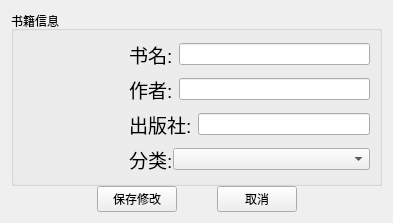
<?xml version="1.0" encoding="UTF-8"?>
<ui version="4.0">
 <class>TSetBooksDialog</class>
 <widget class="QDialog" name="TSetBooksDialog">
  <property name="geometry">
   <rect>
    <x>0</x>
    <y>0</y>
    <width>393</width>
    <height>188</height>
   </rect>
  </property>
  <property name="windowTitle">
   <string>编辑图书</string>
  </property>
  <layout class="QVBoxLayout" name="verticalLayout_2" stretch="1,5">
   <property name="spacing">
    <number>0</number>
   </property>
   <item>
    <widget class="QGroupBox" name="groupBox">
     <property name="title">
      <string>书籍信息</string>
     </property>
     <layout class="QHBoxLayout" name="horizontalLayout_11" stretch="0,2">
      <item>
       <widget class="QPushButton" name="btnIcon">
        <property name="minimumSize">
         <size>
          <width>100</width>
          <height>120</height>
         </size>
        </property>
        <property name="text">
         <string/>
        </property>
        <property name="flat">
         <bool>true</bool>
        </property>
       </widget>
      </item>
      <item>
       <layout class="QVBoxLayout" name="verticalLayout">
        <item>
         <layout class="QHBoxLayout" name="horizontalLayout_4" stretch="2">
          <item>
           <layout class="QHBoxLayout" name="horizontalLayout_3">
            <item>
             <widget class="QLabel" name="labBookName">
              <property name="font">
               <font>
                <pointsize>14</pointsize>
               </font>
              </property>
              <property name="text">
               <string>书名:</string>
              </property>
             </widget>
            </item>
            <item>
             <widget class="QLineEdit" name="lineName"/>
            </item>
           </layout>
          </item>
         </layout>
        </item>
        <item>
         <layout class="QHBoxLayout" name="horizontalLayout_6" stretch="2">
          <item>
           <layout class="QHBoxLayout" name="horizontalLayout_5">
            <item>
             <widget class="QLabel" name="labAuthor">
              <property name="font">
               <font>
                <pointsize>14</pointsize>
               </font>
              </property>
              <property name="text">
               <string>作者:</string>
              </property>
             </widget>
            </item>
            <item>
             <widget class="QLineEdit" name="lineAuthor"/>
            </item>
           </layout>
          </item>
         </layout>
        </item>
        <item>
         <layout class="QHBoxLayout" name="horizontalLayout_8" stretch="2">
          <item>
           <layout class="QHBoxLayout" name="horizontalLayout_7">
            <item>
             <widget class="QLabel" name="labPress">
              <property name="font">
               <font>
                <pointsize>14</pointsize>
               </font>
              </property>
              <property name="text">
               <string>出版社:</string>
              </property>
             </widget>
            </item>
            <item>
             <widget class="QLineEdit" name="linePress"/>
            </item>
           </layout>
          </item>
         </layout>
        </item>
        <item>
         <layout class="QHBoxLayout" name="horizontalLayout_10" stretch="1">
          <item>
           <layout class="QHBoxLayout" name="horizontalLayout_9" stretch="1,5">
            <property name="spacing">
             <number>0</number>
            </property>
            <item>
             <widget class="QLabel" name="labCategory">
              <property name="font">
               <font>
                <pointsize>14</pointsize>
               </font>
              </property>
              <property name="text">
               <string>分类:</string>
              </property>
             </widget>
            </item>
            <item>
             <widget class="QComboBox" name="comboBox"/>
            </item>
           </layout>
          </item>
         </layout>
        </item>
        <item>
         <spacer name="verticalSpacer">
          <property name="orientation">
           <enum>Qt::Vertical</enum>
          </property>
          <property name="sizeHint" stdset="0">
           <size>
            <width>20</width>
            <height>40</height>
           </size>
          </property>
         </spacer>
        </item>
       </layout>
      </item>
     </layout>
    </widget>
   </item>
   <item>
    <layout class="QHBoxLayout" name="horizontalLayout">
     <item>
      <spacer name="horizontalSpacer">
       <property name="orientation">
        <enum>Qt::Horizontal</enum>
       </property>
       <property name="sizeHint" stdset="0">
        <size>
         <width>40</width>
         <height>20</height>
        </size>
       </property>
      </spacer>
     </item>
     <item>
      <layout class="QHBoxLayout" name="horizontalLayout_2">
       <property name="spacing">
        <number>40</number>
       </property>
       <item>
        <widget class="QPushButton" name="btnSave">
         <property name="text">
          <string>保存修改</string>
         </property>
        </widget>
       </item>
       <item>
        <widget class="QPushButton" name="btnClose">
         <property name="text">
          <string>取消</string>
         </property>
        </widget>
       </item>
      </layout>
     </item>
     <item>
      <spacer name="horizontalSpacer_2">
       <property name="orientation">
        <enum>Qt::Horizontal</enum>
       </property>
       <property name="sizeHint" stdset="0">
        <size>
         <width>40</width>
         <height>20</height>
        </size>
       </property>
      </spacer>
     </item>
    </layout>
   </item>
  </layout>
 </widget>
 <resources/>
 <connections>
  <connection>
   <sender>btnClose</sender>
   <signal>clicked()</signal>
   <receiver>TSetBooksDialog</receiver>
   <slot>reject()</slot>
   <hints>
    <hint type="sourcelabel">
     <x>171</x>
     <y>162</y>
    </hint>
    <hint type="destinationlabel">
     <x>111</x>
     <y>89</y>
    </hint>
   </hints>
  </connection>
 </connections>
</ui>
